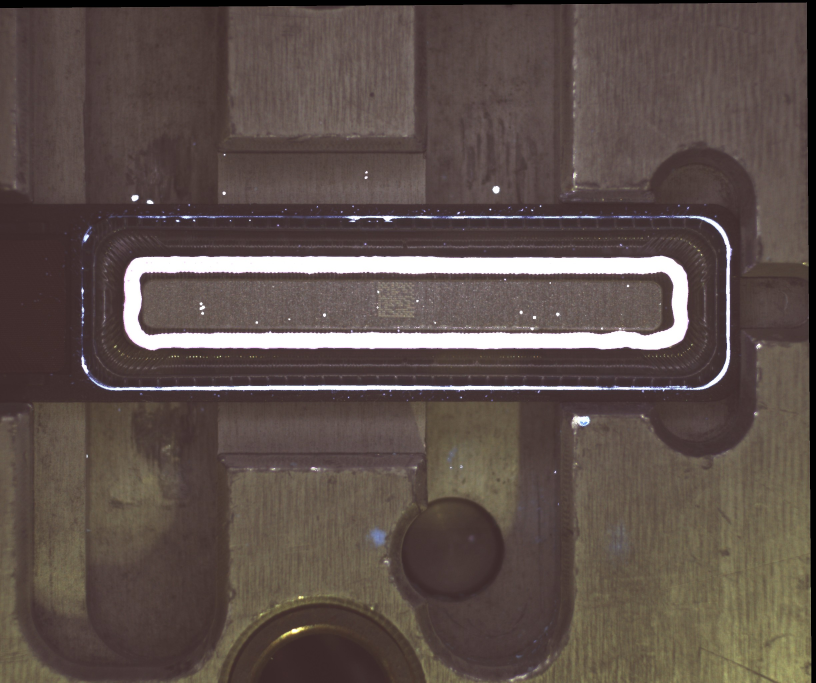
#> input picture images/bench_images/GL135141V1L0XFCA1+P13434443114.jpg, 2448 x 2048 px (shown at 1/3 size); its folder holds only this picture in this run
$ python alpha1.py
#> lines starting #> are read from the running program, lines starting #| are printed output that depends on the picture; after the words box and inside, x2 and y2 are one past the last pixel; in counts of white or black regions, pixels touching at a corner belong together
import os
import glob
import cv2
import numpy as np
import csv
from argparse import ArgumentParser


def core_process(image, blur_radius=31, block_size=15, C=2, contours_keep=3):
#> called with blur_radius = 31, block_size = 15, C = 2, contours_keep = 3
    blur_radius, block_size, C, contours_keep = 31, 21, 2, 4  # <-- new default
    # blur_radius, block_size, C, contours_keep = 31, 15, 2, 3 # <-- new default
    # blur_radius, block_size, C, contours_keep = 13, 11, 2, 4  # <--- beta6

    # 使用 Gaussian 模糊来平滑图像，减少噪声
    image = cv2.GaussianBlur(image, (blur_radius, blur_radius), 0)
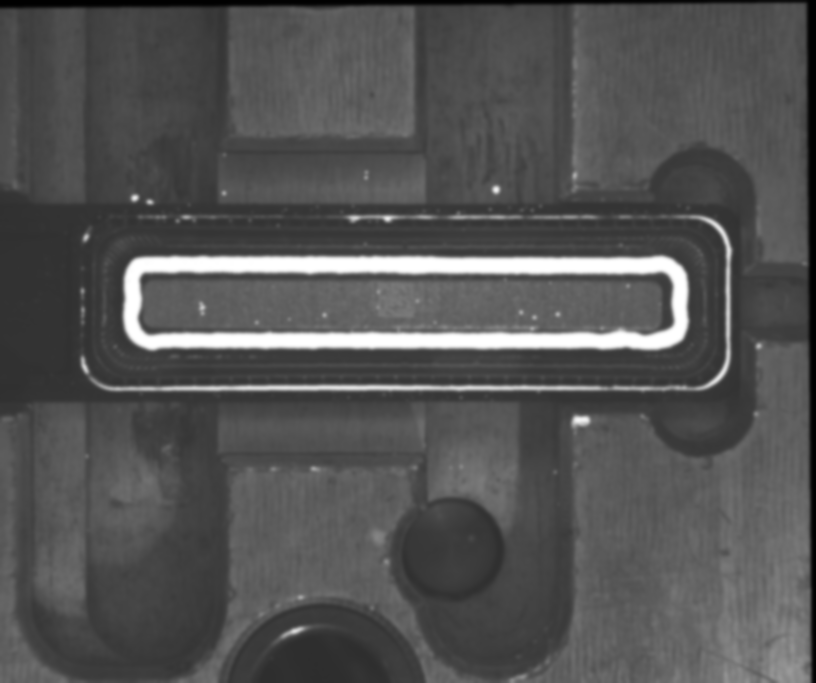
#> image: shape (2048, 2448) (shown at 1/3 size); min 1, max 255, mean 83.7

    # 使用自适应阈值来进行二值化
    binary = cv2.adaptiveThreshold(
        image, 255, cv2.ADAPTIVE_THRESH_GAUSSIAN_C, cv2.THRESH_BINARY, block_size, C
    )
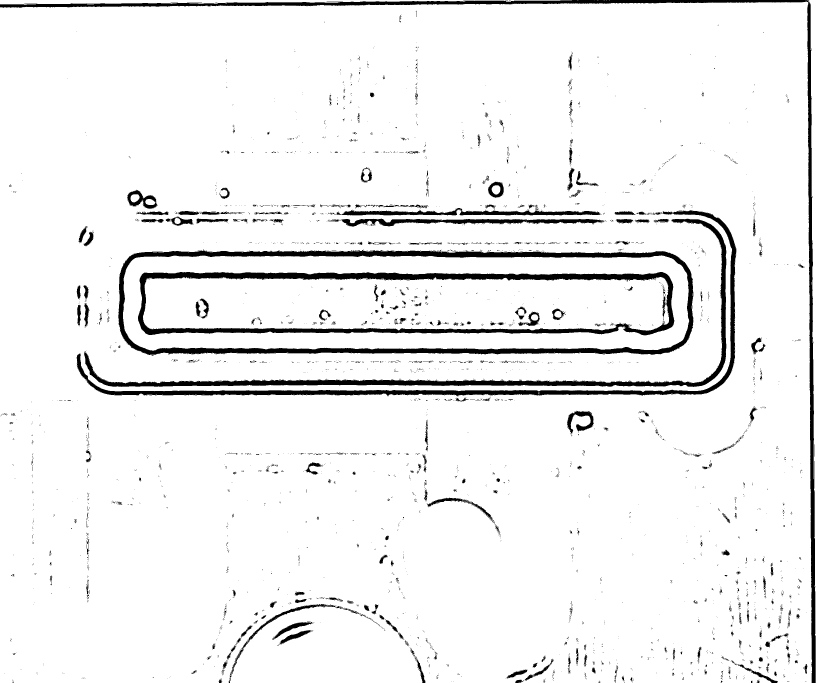
#> binary: shape (2048, 2448) (shown at 1/3 size); 94% white; 3996 black regions (3612 under 20 px), largest, box (x1, y1, x2, y2) and area: (355, 749, 2080, 1065) 55624, (414, 816, 2023, 1006) 51526, (0, 0, 2447, 2048) 43732

    # 反转颜色，使得白色部分为我们感兴趣的区域
    binary = cv2.bitwise_not(binary)
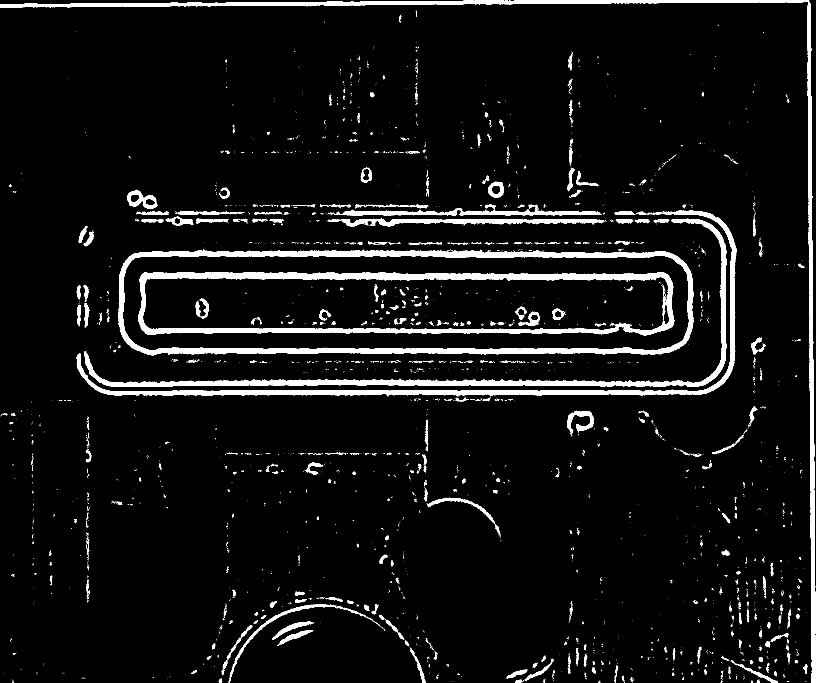
#> binary: shape (2048, 2448) (shown at 1/3 size); 6% white; 3996 white regions (3612 under 20 px)

    # 寻找轮廓
    contours, _ = cv2.findContours(binary, cv2.RETR_TREE, cv2.CHAIN_APPROX_SIMPLE)
#> contours = 6115 contours, 5829 with area under 20; largest, box (x1, y1, x2, y2) and area: (355, 749, 2080, 1065) 515499, (368, 765, 2069, 1053) 463781, (414, 816, 2023, 1006) 282358, (428, 830, 2008, 993) 234429, (0, 0, 2447, 2048) 39108

    # 选择最大的轮廓进行简化和平滑
    contours = sorted(contours, key=cv2.contourArea, reverse=True)[:contours_keep]
#> contours = 4 contours; box (x1, y1, x2, y2) and area: (355, 749, 2080, 1065) 515499, (368, 765, 2069, 1053) 463781, (414, 816, 2023, 1006) 282358, (428, 830, 2008, 993) 234429

    # 选择最内层的轮廓来绘制
    mask = np.zeros_like(image)
    cv2.drawContours(mask, contours, -1, 255, thickness=cv2.FILLED)
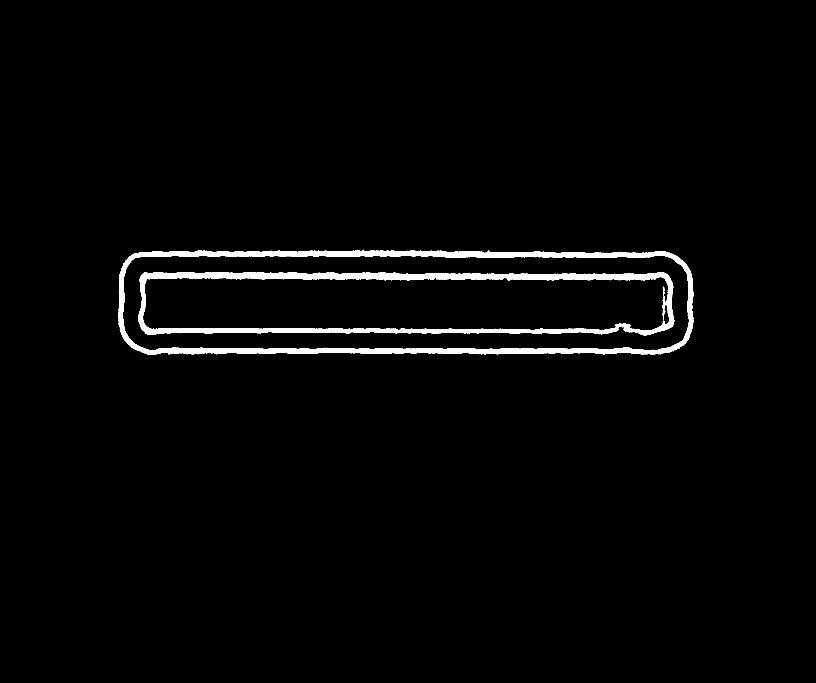
#> mask: shape (2048, 2448) (shown at 1/3 size); 2.1% white; 2 white regions
    return mask, contours


def parse_image(
    outdir,
    groundtruth_data,
    image_path=None,
    show=False,
    show_early=False,
    verbose=False,
):
    if not image_path:
        print("image_path is None")
        return

    image = cv2.imread(image_path, cv2.IMREAD_GRAYSCALE)

    imagename = os.path.splitext(os.path.basename(image_path))[0]
    if verbose:
        print(f"\nProcessing image: {imagename}")

    # 检查是否已经存在记录
    csv_path = os.path.join(outdir, "output.csv")
    if os.path.isfile(csv_path):
        with open(csv_path, mode="r") as file:
            reader = csv.reader(file)
            existing_imagenames = [row[0] for row in reader if row]
            if imagename in existing_imagenames:
                if verbose:
                    print(f"{imagename} 已存在，跳过.")
                return

    mask, contours = core_process(image)

    # 定义分析的区域
    x_start, x_end = 350, 500
    y_start, y_end = 780, 1030

    # 指定测量位置的Y坐标(中間點正負0.6mm)
    # offset = 0.6*scale
    offset = 50
    center = 910
    y_positions = [center-offset, center, center+offset]
    # y_positions = [845, 910, 975]

    x_indices_list = []
    disc_index_list = []

    if show_early:
        cv2.namedWindow("show_early", cv2.WINDOW_NORMAL)
        cropped_image = mask[y_start:y_end, x_start:x_end]
        cv2.imshow("show_early", cropped_image)
        # cv2.imshow("Measurement Results", mask)
        cv2.resizeWindow("show_early", 500, 800)
        cv2.waitKey(0)
        cv2.destroyAllWindows()
        return

    # 仅分析指定区域内的这些Y坐标
    def measure_widths_in_area(mask, y_positions, x_start, x_end, min_gap=15):
#> called with x_start = 350, x_end = 500, min_gap = 15
        measurements = []
        disc_threshold = 5
        for y in y_positions:
            # 仅分析指定区域内的X坐标
            if y_start <= y <= y_end:
                x_indices = np.where(mask[y, x_start:x_end] == 255)[0] + x_start
                x_indices_list.append(x_indices)
                if verbose:
                    print(f"x_indices at y={y}: {x_indices}")
                if len(x_indices) >= 2:
                    # 外边缘宽度 D
                    D = x_indices[-1] - x_indices[0]
                    disc_index = [
                        i
                        for i in range(1, len(x_indices))
                        if x_indices[i] - x_indices[i - 1] > disc_threshold
                    ]
                    if len(disc_index) > 0:
                        disc = disc_index[0]
                        d = x_indices[disc] - x_indices[disc - 1]
                    else:
                        d = None
                    measurements.append((D, d))
                else:
                    measurements.append((None, None))
                disc_index_list.append(disc_index)
            else:
                measurements.append((None, None))
#> this loop made 3 passes
#> (D, d) on passes 1 to 3: (76, 51), (78, 54), (73, 45)
#> after the loop, disc_index_list = [[14], [14], [14]]; measurements = [(76, 51), (78, 54), (73, 45)]; x_indices_list = 3 items
        return measurements

    # 测量宽度
    widths = measure_widths_in_area(mask, y_positions, x_start, x_end)
#> widths = [(76, 51), (78, 54), (73, 45)]
    widths_d = [d for D, d in widths]
#> widths_d = [51, 54, 45]
    try:
        width_average = [(D + d) / 2 for D, d in widths]
#> width_average = [63.5, 66, 59]
    except TypeError:
        print(f"Type Error, image {image_path} not processed")
        return

    # 计算实际宽度
    # scale = 58.5 / 0.63  # = 92.85
    # scale10 = 91.3348  # average ratio (aoi/groundtruth) of 10 records
    #
    # scaleNew = 83.486 #10 averate
    scaleNew = 88.161 # 30 average
    scale = scaleNew

    # width_average_real = [w / scale for w in width_average]
    width_average_real = [w / scale for w in width_average]
#> width_average_real = [0.72, 0.749, 0.669]
    width_d_real = [w / scale for w in widths_d]
#> width_d_real = [0.578, 0.613, 0.51]

    # limist to precision 4
    width_average_real = [round(w, 4) for w in width_average_real]
    width_d_real = [round(w, 3) for w in width_d_real]

    if verbose:
        print("widths", widths)

    # 获取 ground truth 数据
    gt_values = groundtruth_data.get(imagename, ["N/A", "N/A", "N/A"])

    # 保存结果到 CSV 文件
    csv_path = os.path.join(outdir, "output.csv")
    file_exists = os.path.isfile(csv_path)

    with open(csv_path, mode="a", newline="") as file:
        writer = csv.writer(file)
        if not file_exists:
            # 写入CSV文件的表头
            writer.writerow(
                [
                    "imagename",
                    "gt1", "gt2", "gt3",
                    "w1", "w2", "w3",
                    "error1", "error2", "error3",
                    "d1", "d2", "d3",
                ]
            )
        # 写入每个图像的测量数据
        w1, w2, w3 = [float(e) for e in width_d_real]
#> w1 = 0.578; w2 = 0.613; w3 = 0.51

        try:
            gt1, gt2, gt3 = [float(e) for e in gt_values]
            error1, error2, error3 = [
                round((w1 - gt1) / gt1 * 100, 1),
                round((w2 - gt2) / gt2 * 100, 1),
                round((w3 - gt3) / gt3 * 100, 1),
            ]
        except ValueError:
            gt1 = gt2 = gt3 = error1 = error2 = error3 = "N/A"

        # import ipdb; ipdb.set_trace()
        row = [
            imagename,
            gt1, gt2, gt3,
            w1, w2, w3,
            error1, error2, error3,
            widths[0][1], widths[1][1], widths[2][1],
        ]
#> row = ['GL135141V1L0XFCA1+P13434443114', 'N/A', 'N/A', 'N/A', 0.578, 0.613, 0.51, 'N/A', 'N/A', 'N/A', 51, 54, 45]
        writer.writerow(row)

    # 在图像上绘制测量结果
    output_image = cv2.cvtColor(mask, cv2.COLOR_GRAY2BGR)
#> output_image: shape (2048, 2448, 3); 2.1% white; 2 white regions, box (x1, y1, x2, y2) and area: (355, 749, 2080, 1065) 55773, (414, 816, 2023, 1006) 51741
    image0 = cv2.cvtColor(image, cv2.COLOR_GRAY2BGR)

    for i, x_indices in enumerate(x_indices_list):
        height = 5
        disc_index = disc_index_list[i]
        y = y_positions[i]
        Dx1, Dx2 = x_indices[0], x_indices[-1]
        cv2.line(output_image, (Dx1, y - height), (Dx1, y + height), (255, 0, 0), 1)
        cv2.line(output_image, (Dx2, y - height), (Dx2, y + height), (255, 0, 0), 1)

        if disc_index:
            idx = disc_index[0]
            x1, x2 = x_indices[idx - 1], x_indices[idx]
            # if verbose:
            #     print(f"Dx1={Dx1}, Dx2={Dx2}, x1={x1}, x2={x2}")
            cv2.line(output_image, (x1, y - height), (x1, y + height), (255, 0, 0), 1)
            cv2.line(output_image, (x2, y - height), (x2, y + height), (255, 0, 0), 1)
#> this loop made 3 passes
#> (y, Dx1, Dx2, x1, x2) on passes 1 to 3: (860, 357, 433, 370, 421), (910, 358, 436, 371, 425), (960, 356, 429, 369, 414)

    for i, (D, d) in enumerate(widths):
        y = y_positions[i]
        if D is not None and d is not None:
            cv2.line(output_image, (x_start, y), (x_end, y), (0, 0, 255), 1)
            cv2.putText(output_image, f"w{i+1}={width_d_real[i]}mm", (x_start + 55, y - 10), cv2.FONT_HERSHEY_SIMPLEX, 0.4, (0, 0, 255), 1)
            cv2.putText(output_image, f"d{i+1}={d}px", (x_start + 55, y + 20), cv2.FONT_HERSHEY_SIMPLEX, 0.4, (0, 0, 255), 1)
#> this loop made 3 passes
#> (D, d, y) on passes 1 to 3: (76, 51, 860), (78, 54, 910), (73, 45, 960)

    # 在图像上绘制矩形区域
    cv2.rectangle(output_image, (x_start, y_start), (x_end, y_end), (0, 255, 0), 1)
    cropped_image = output_image[y_start:y_end, x_start:x_end]
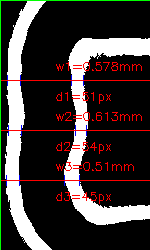
#> cropped_image: shape (250, 150, 3); mean B, G, R 54.9, 56.8, 63.5
    cropped_image0 = image0[y_start:y_end, x_start:x_end]
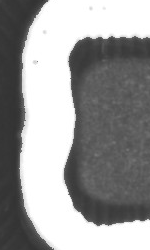
#> cropped_image0: shape (250, 150, 3); min 49, max 255, mean 153.2

    # [6 lines of commented-out code are left out]
    combined_image = cv2.hconcat([cropped_image, cropped_image0])
    cv2.namedWindow("combined_show", cv2.WINDOW_NORMAL)
    cv2.putText(combined_image, f"{imagename}", (10,20), cv2.FONT_HERSHEY_SIMPLEX, 0.4, (0, 255, 0), 1)
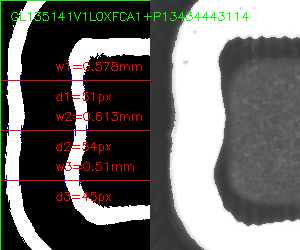
#> combined_image: shape (250, 300, 3); mean B, G, R 103.4, 106.1, 107.7

    if show:
        cv2.imshow("combined_show", combined_image)
        cv2.resizeWindow("combined_show", 1000, 800)
        cv2.waitKey(0)
        cv2.destroyAllWindows()

    # 保存结果图像
    # cv2.imwrite(f"{outdir}/{imagename}.png", cropped_image)
    cv2.imwrite(f"{outdir}/{imagename}.png", combined_image)


# 取得指定資料夾下所有圖片的路徑
def get_jpeg_file_paths(folder_path):
    for file_path in glob.iglob(
        os.path.join(folder_path, "**", "GL*.jpg"), recursive=True
    ):
        yield file_path


if __name__ == "__main__":
    parser = ArgumentParser()
    parser.add_argument("--dir", type=str, default="images/bench_images")
    parser.add_argument("--outdir", type=str, default="out")
    parser.add_argument("--show", action="store_true", help="Display the result images")
    parser.add_argument(
        "--show_early", action="store_true", help="Show the core process image first"
    )
    parser.add_argument(
        "--verbose", action="store_true", help="Print detailed processing information"
    )
    args = parser.parse_args()

    dir = args.dir
    outdir = args.outdir
    show = args.show
    show_early = args.show_early
    verbose = args.verbose

    if not os.path.exists(outdir):
        os.makedirs(outdir)

    # 读取 groundtruth.csv
    groundtruth_path = "groundtruth.csv"
    groundtruth_data = {}
    if os.path.isfile(groundtruth_path):
        with open(groundtruth_path, mode="r") as file:
            reader = csv.reader(file)
            for row in reader:
                imagename, gt1, gt2, gt3 = row[0], row[1], row[2], row[3]
                groundtruth_data[imagename] = [gt1, gt2, gt3]
    else:
        if verbose:
            print(f"No {groundtruth_path} detected")


bigerr = [
    # "images/bench_images/GL1H5E1106J0000QTC+21146523B21.jpg",
    # "images/bench_images/GL1H5E1103Y0000QTC+21132144A21.jpg",
    # "images/bench_images/GL1H5E110480000QTC+21128873821.jpg",
    # "images/bench_images/GL1H5E1102T0000QTC+21132823B21.jpg",
    # "images/bench_images/GL1H5F110B20000QTC+21136625821.jpg",
    # "images/bench_images/GL1H5F110CD0000QTC+21172545B21.jpg",
    # "images/bench_images/GL1H5F110AQ0000QTC+21141575821.jpg",
    # "images/bench_images/GL1H5F110BB0000QTC+21165653721.jpg",
    # "images/bench_images/GL1H5E1106M0000QTC+21185136221.jpg",
    # "images/bench_images/GL1H5F110FP0000QTC+21265365521.jpg",
    #
    "images/bench_images/GL1H5E1103Y0000QTC+21132144A21.jpg",
    "images/bench_images/GL1H5E110480000QTC+21128873821.jpg",
    "images/bench_images/GL1H5F110B20000QTC+21136625821.jpg",
    "images/bench_images/GL1H5F110CD0000QTC+21172545B21.jpg",
    "images/bench_images/GL1H5F110AQ0000QTC+21141575821.jpg",
    "images/bench_images/GL1H5F110BB0000QTC+21165653721.jpg",
    "images/bench_images/GL1H5E1106M0000QTC+21185136221.jpg",
    "images/bench_images/GL1H5F110FP0000QTC+21265365521.jpg",
]

# for image_path in get_jpeg_file_paths("images/bench_images/"):
for image_path in get_jpeg_file_paths(dir):
    # if image_path in bigerr:
    print("image_path", image_path)
    parse_image(outdir, groundtruth_data, image_path, show, show_early, verbose)

    # ==== snippts ====
    # show aoi image one by one
    # python alpha1.py --verbose --show
    #
    # only show preliminary edge-find image one by one, no measure
    # python alpha1.py --verbose --show_early

$ run again, on images/bench_images/GL135141W4U0XFCAH+P12163853114.jpg
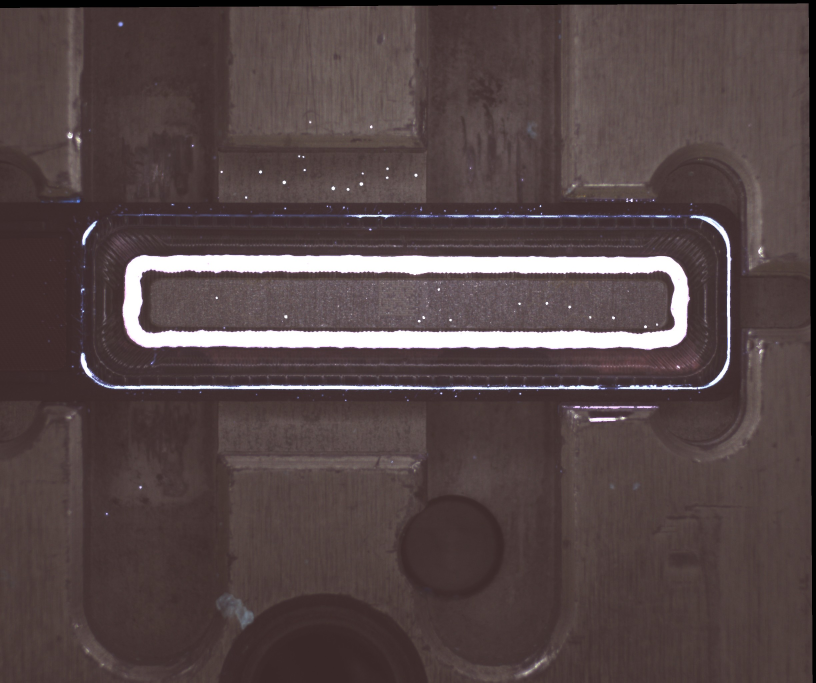
#> input picture images/bench_images/GL135141W4U0XFCAH+P12163853114.jpg, 2448 x 2048 px (shown at 1/3 size)
#> in core_process, `binary = cv2.adaptiveThreshold( image, 255, cv2.ADAPTIVE_THRESH_GAUSSI..`:
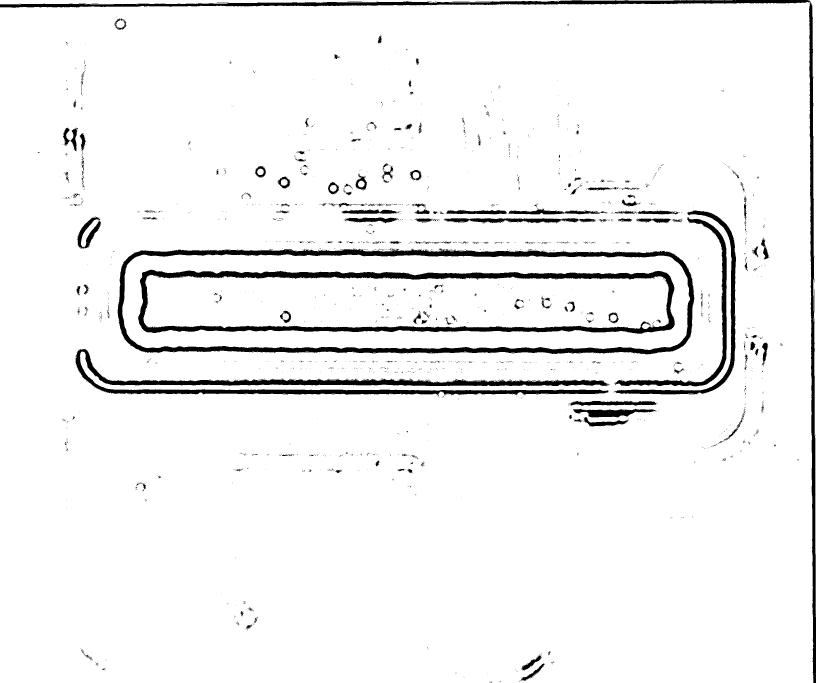
#> binary: shape (2048, 2448) (shown at 1/3 size); 94.7% white; 2219 black regions (2008 under 20 px), largest, box (x1, y1, x2, y2) and area: (353, 745, 2083, 1064) 54635, (414, 809, 2024, 1001) 51125, (227, 1047, 1827, 1189) 42711
#> in core_process, `contours, _ = cv2.findContours(binary, cv2.RETR_TREE, cv2.CHAIN_APPROX..`: contours = 3480 contours, 3302 with area under 20; largest, box (x1, y1, x2, y2) and area: (353, 745, 2083, 1064) 514578, (366, 762, 2071, 1051) 463816, (414, 809, 2024, 1001) 278786, (429, 823, 2008, 988) 231250, (227, 1047, 1827, 1189) 39333
#> in core_process, `contours = sorted(contours, key=cv2.contourArea, reverse=True)[:contou..`: contours = 4 contours; box (x1, y1, x2, y2) and area: (353, 745, 2083, 1064) 514578, (366, 762, 2071, 1051) 463816, (414, 809, 2024, 1001) 278786, (429, 823, 2008, 988) 231250
#> mask: shape (2048, 2448); 2.1% white; 2 white regions
#> the loop in measure_widths_in_area, `for y in y_positions:` made 3 passes
#> (D, d) on passes 1 to 3: (80, 51), (88, 59), (73, 46)
#> after the loop in measure_widths_in_area, `for y in y_positions:`: disc_index_list = [[15], [15], [15]]; measurements = [(80, 51), (88, 59), (73, 46)]; x_indices_list = 3 items
#> widths = [(80, 51), (88, 59), (73, 46)]
#> widths_d = [51, 59, 46]
#> width_average = [65.5, 73.5, 59.5]
#> width_average_real = [0.743, 0.834, 0.675]
#> width_d_real = [0.578, 0.669, 0.522]
#> w1 = 0.578; w2 = 0.669; w3 = 0.522
#> row = ['GL135141W4U0XFCAH+P12163853114', 'N/A', 'N/A', 'N/A', 0.578, 0.669, 0.522, 'N/A', 'N/A', 'N/A', 51, 59, 46]
#> the loop in parse_image, `for i, x_indices in enumerate(x_indices_list):` made 3 passes
#> (y, Dx1, Dx2, x1, x2) on passes 1 to 3: (860, 359, 439, 373, 424), (910, 355, 443, 369, 428), (960, 356, 429, 370, 416)
#> the loop in parse_image, `for i, (D, d) in enumerate(widths):` made 3 passes
#> (D, d, y) on passes 1 to 3: (80, 51, 860), (88, 59, 910), (73, 46, 960)
#> in parse_image, `cv2.putText(combined_image, f"{imagename}", (10,20), cv2.FONT_HERSHEY_..`:
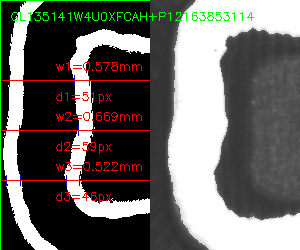
#> combined_image: shape (250, 300, 3); mean B, G, R 101.4, 104.2, 105.9
